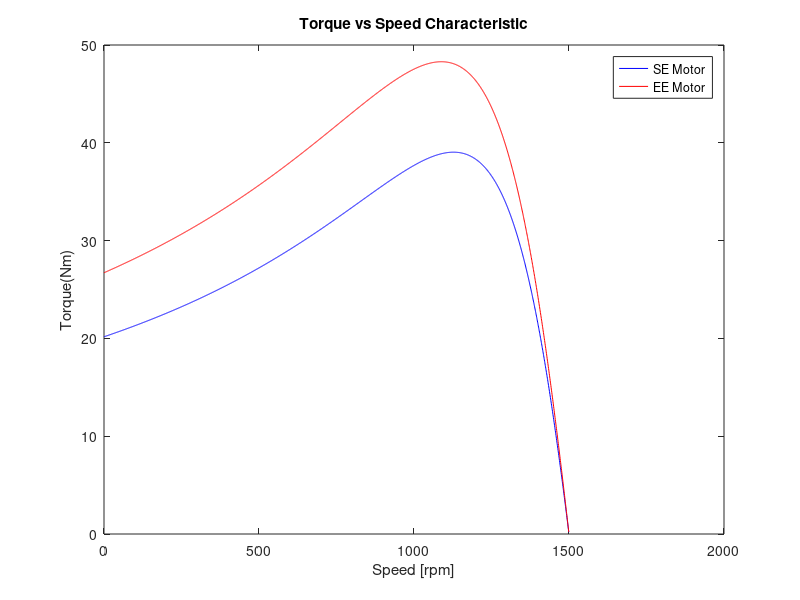
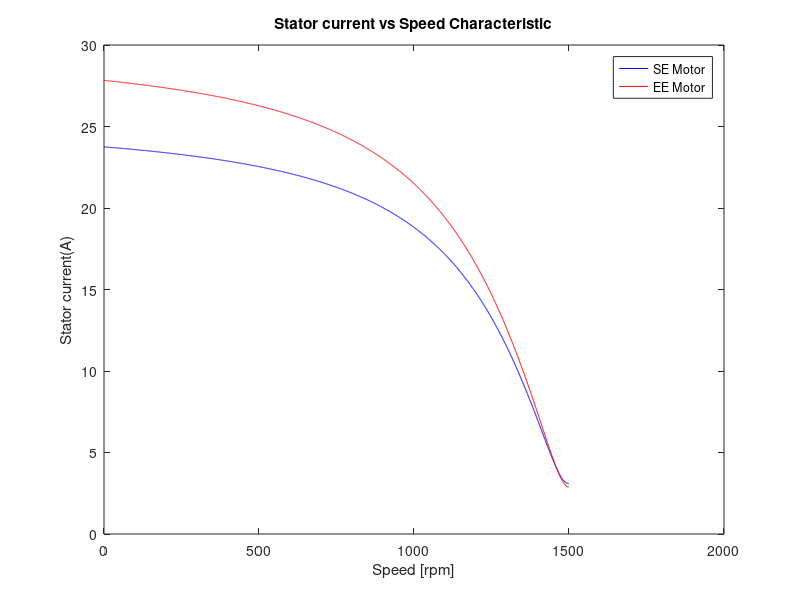
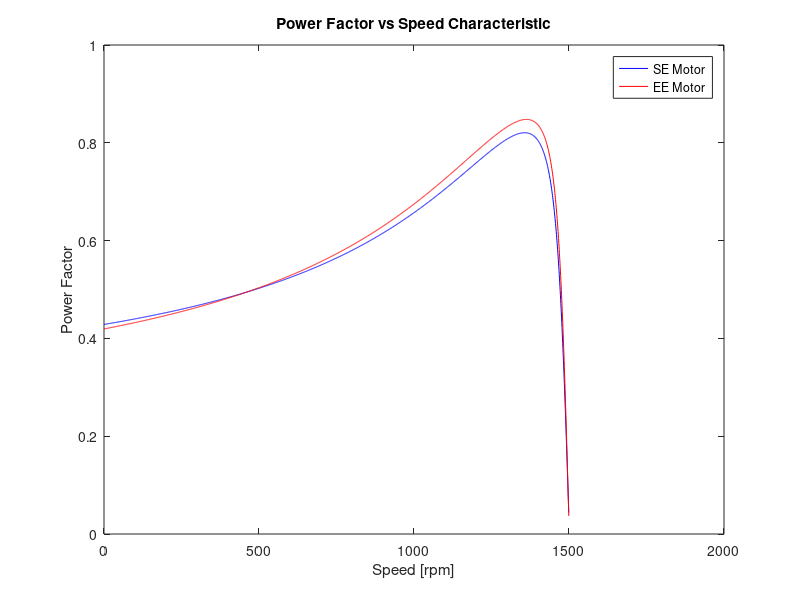
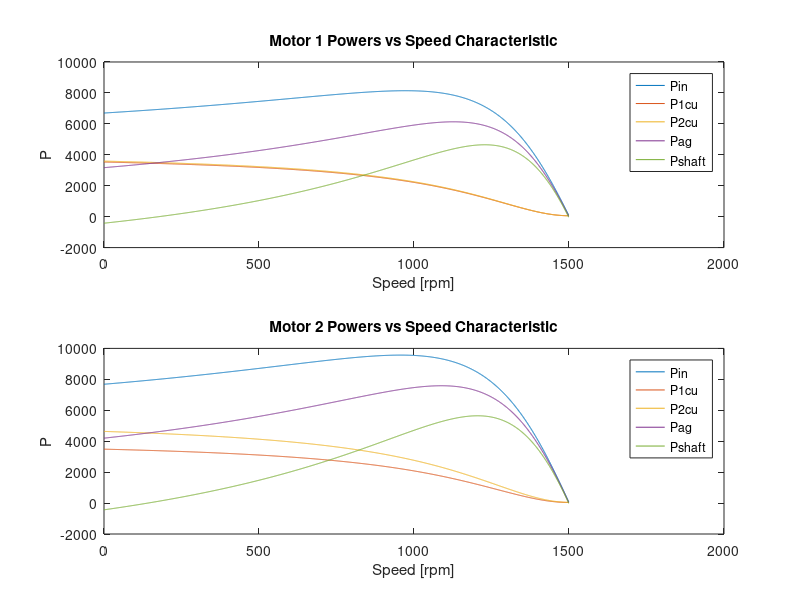

MATLAB code to generate these figures, in order:
clc                                             %Clears the command window
% EEE3091 Project 
% Authors:  Ankush Chohan (CHHANK001)
%           Ashik John (JHNASH009)
% Date of last revision: 31/03/2023


% Section A
% Define variables for both motors in an array [SE,EE]

R1 = double([2.087, 1.500]);                    %Stator winding resistance [ohms/phase]
X1 = double([4.274, 3.642]);                    %Stator winding leakage reactance [ohms/phase]
Xm = double([66.560, 72.252]);                  %Stator winding magnetising reactance [ohms/phase]
X2 = double([4.274, 3.642]);                    %Rotor winding leakage reactance reffered to stator [ohms/phase]
R2 = double([2.122, 1.994]);                    %Rotor winding resistance reffered to stator [ohms/phase]
Prot = double([134.669, 88.924]);
Vline = 380;
f = 50;                                         %Supply frequency [Hz]
p = 4;                                          %Number of poles
Vp = double(Vline / sqrt(3));                   %Supply voltage [phase]


disp('~~~~~~~~~~~~~~~~~~~~~~~~~~~~~~~~~~~~~~~~~~~~~~~~~~~~~~~~~~~~~~~~~~~~~~~~')
disp('Question 1:Thevenin Equiv Cct Parameters for both motors [SE,EE]:')
disp('~~~~~~~~~~~~~~~~~~~~~~~~~~~~~~~~~~~~~~~~~~~~~~~~~~~~~~~~~~~~~~~~~~~~~~~~')


Vth = (Xm ./ sqrt(R1.^2 + (X1+Xm).^2)).*Vp;     %Thevenin equiv voltage source [V]


Voc = (complex(0,Xm)./(R1 + complex(0,X1+Xm))).*Vp;
%disp(['Voc = ' num2str(Voc)])

Isc = Vp./(R1 + complex(0, X1));
%disp(['Isc = ' num2str(Isc)])
  
Zth = Voc ./ Isc;                               %Thevenin equiv impedance
%disp(['Zth = ' num2str(Zth)])

Rth = real(Zth);                                %Thevenin equiv resistance [ohms]
Xth = imag(Zth);                                %Thevenin equiv reactance [ohms]

disp(['Vth = ' num2str(Vth)]);
disp(['Rth = ' num2str(Rth)]);
disp(['Xth = ' num2str(Xth)]);


% Question 2
disp('~~~~~~~~~~~~~~~~~~~~~~~~~~~~~~~~~~~~~~~~~~~~~~~~~~~~~~~~~~~~~~~~~~~~~~~~')
disp('Question 2:Torque vs Speed characteristics for both motors:')
disp('~~~~~~~~~~~~~~~~~~~~~~~~~~~~~~~~~~~~~~~~~~~~~~~~~~~~~~~~~~~~~~~~~~~~~~~~')


Ns = (120*f)/p;                                 %Synchronous speed [rpm]
ws = Ns*(2*pi/60);                              %Synchronous speed [rad/sec]


% Create s matrix
s = 0.0005:0.0005:1;                            %Slip [pu]
% create Ns matrix   
n = (1-s).*Ns;                                  %Rotor speed [rpm]
w = n.*(2*pi/60);                               %Rotor speed [rad/sec]

    
% Calc T
Tm1 = 3*(1/ws).*((Vth(1)^2) ./ (((Rth(1)+(R2(1) ./ (s))).^2)+((Xth(1) + X2(1)).^2))).*(R2(1)./(s));
Tm2 = 3*(1/ws).*((Vth(2)^2) ./ (((Rth(2)+(R2(2) ./ (s))).^2)+((Xth(2) + X2(2)).^2))).*(R2(2)./(s));

figure(1);
% Plot Torque vs speed
plot(n,Tm1, 'b-',n,Tm2,'r-')                   
title('Torque vs Speed Characteristic')
xlabel('Speed [rpm]')
ylabel('Torque(Nm)')
legend('SE Motor', 'EE Motor')



disp('~~~~~~~~~~~~~~~~~~~~~~~~~~~~~~~~~~~~~~~~~~~~~~~~~~~~~~~~~~~~~~~~~~~~~~~~')
disp('Question 3:Stator current vs Speed characteristics for both motors:')
disp('~~~~~~~~~~~~~~~~~~~~~~~~~~~~~~~~~~~~~~~~~~~~~~~~~~~~~~~~~~~~~~~~~~~~~~~~')

Z11 = R1(1) + complex(0, X1(1)) + (complex(0,Xm(1)).*((R2(1)./(s))+complex(0,X2(1)))) ./ ((R2(1)./(s)) + complex(0, Xm(1)+X2(1))); 
Z12 = R1(2) + complex(0, X1(2)) + (complex(0,Xm(2)).*((R2(2)./(s))+complex(0,X2(2)))) ./ ((R2(2)./(s)) + complex(0, Xm(2)+X2(2)));

I11 = Vp ./ abs(Z11);                           %Current in motor 1
I12 = Vp ./ abs(Z12);                           %Current in motor 2

% Plot current vs speed characteristic
figure(2);
plot(n,I11, 'b-',n,I12,'r-')
title('Stator current vs Speed Characteristic')
xlabel('Speed [rpm]')
ylabel('Stator current(A)')
legend('SE Motor', 'EE Motor')


disp('~~~~~~~~~~~~~~~~~~~~~~~~~~~~~~~~~~~~~~~~~~~~~~~~~~~~~~~~~~~~~~~~~~~~~~~~')
disp('Question 4:Power Factor vs Speed characteristics for both motors:')
disp('~~~~~~~~~~~~~~~~~~~~~~~~~~~~~~~~~~~~~~~~~~~~~~~~~~~~~~~~~~~~~~~~~~~~~~~~')

theta1 = atan(imag(Z11)./real(Z11));
pf1 = cos(theta1);
theta2 = atan(imag(Z12) ./ real(Z12));
pf2 = cos(theta2);

%plot pf vs speed
figure(3);
%subplot(3,1,3)
plot(n,pf1, 'b-',n,pf2,'r-')
title('Power Factor vs Speed Characteristic')
xlabel('Speed [rpm]')
ylabel('Power Factor')
legend('SE Motor', 'EE Motor')


disp('~~~~~~~~~~~~~~~~~~~~~~~~~~~~~~~~~~~~~~~~~~~~~~~~~~~~~~~~~~~~~~~~~~~~~~~~')
disp('Question 5:Power vs Speed characteristics for both motors:')
disp('~~~~~~~~~~~~~~~~~~~~~~~~~~~~~~~~~~~~~~~~~~~~~~~~~~~~~~~~~~~~~~~~~~~~~~~~')
% Question 5 rotational loss excluded
% Motor 1                                       % Eqns from slide 21 Week 6
Pin1 = 3*Vp*I11.*pf1;                           % Input power
P1cu1 = 3*(I11.^2)*R1(1);                       % Stator copper loss
P2cu1 = 3*(I11.^2)*R2(1);                       % Rotor copper loss
Pag1 = Pin1 - P1cu1;                            % Airgap power
Pshaft1 = Pag1 - P2cu1;                         % Shaft power


% Motor 2
Pin2 = 3*Vp.*I12 .* pf2;                        % Input power
P1cu2 = 3.*(I12.^2)*R1(2);                      % Stator copper loss
P2cu2 = 3.*(I12.^2)*R2(2);                      % Rotor copper loss
Pag2 = Pin2 - P1cu2;                            % Airgap power
Pshaft2 = Pag2 - P2cu2;                         % Shaft power

% Create figure 4 
figure(4);
% Plot for Motor 1
subplot(2,1,1)
plot(n,Pin1,n,P1cu1,n, P2cu1,n, Pag1,n, Pshaft1)
title('Motor 1 Powers vs Speed Characteristic')
xlabel('Speed [rpm]')
ylabel('P')
legend('Pin', 'P1cu', 'P2cu', 'Pag', 'Pshaft')

% Plot for Motor 2
subplot(2,1,2)
plot(n,Pin2,n,P1cu2,n, P2cu2,n, Pag2,n, Pshaft2)
title('Motor 2 Powers vs Speed Characteristic')
xlabel('Speed [rpm]')
ylabel('P')
legend('Pin', 'P1cu', 'P2cu', 'Pag', 'Pshaft')

disp('~~~~~~~~~~~~~~~~~~~~~~~~~~~~~~~~~~~~~~~~~~~~~~~~~~~~~~~~~~~~~~~~~~~~~~~~')
disp('Question 6: Efficiency vs Speed characteristics for both motors:')
disp('~~~~~~~~~~~~~~~~~~~~~~~~~~~~~~~~~~~~~~~~~~~~~~~~~~~~~~~~~~~~~~~~~~~~~~~~')

% Motor 1
n1 = Pshaft1./Pin1;                             % Calculate efficiency

% Motor 2
n2 = Pshaft2./Pin2;                             % Calculate efficiency

% Plot efficiency vs speed for motor 1
% Create figure 5
figure(5);
% Plot efficiency for motor 1
plot(n,n1,n,n2);
title('Efficiency vs Speed Characteristic');
xlabel('Speed [rpm]');
ylabel('Eff');
legend('SE Motor','EE Motor');





disp('~~~~~~~~~~~~~~~~~~~~~~~~~~~~~~~~~~~~~~~~~~~~~~~~~~~~~~~~~~~~~~~~~~~~~~~~')
disp('Question 7: Torque vs Speed characteristics for both motors + Centrifugal Pump load:')
disp('~~~~~~~~~~~~~~~~~~~~~~~~~~~~~~~~~~~~~~~~~~~~~~~~~~~~~~~~~~~~~~~~~~~~~~~~')
% Question 7

k = 946.88 * 10^-6;                             % Define constant variable
Tlo = k.*(w.^2);                                % Calculate load torque

% Create figure 6
figure(6)

% Plot Torque vs speed with load torque displayed aswell 
plot(n,Tm1,n,Tm2,n, Tlo)                   
title('Torque vs Speed Characteristic')
xlabel('Speed [rpm]')
ylabel('Torque(Nm)')
legend('SE Motor', 'EE Motor','Tlo')
